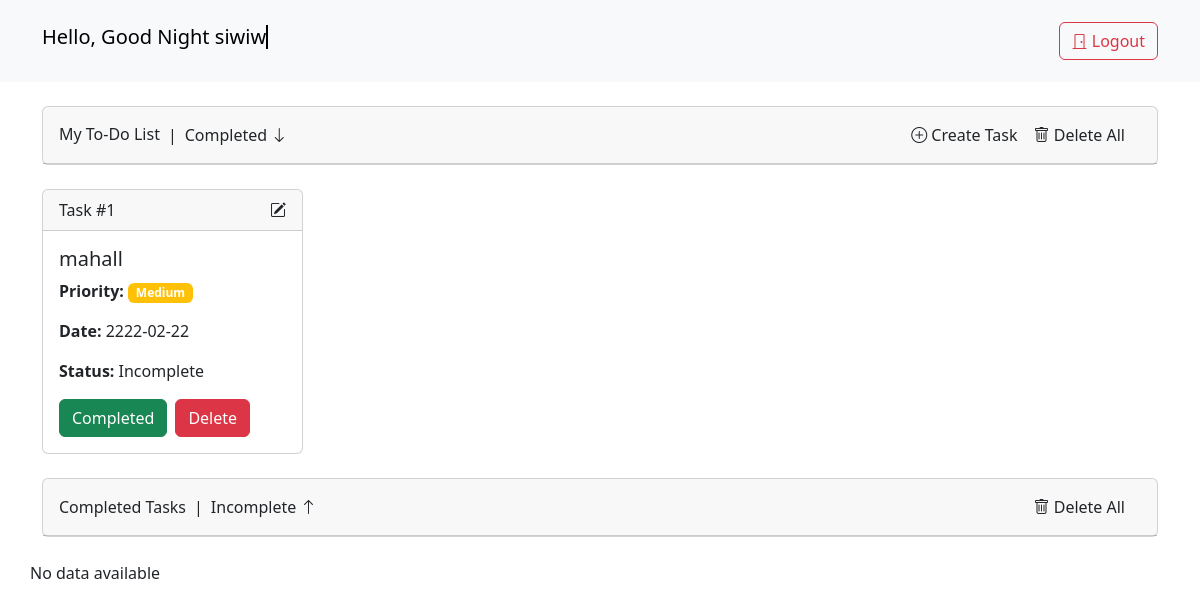
The page /index.php (signed in) on the database its author committed.
### tables this page shows
CREATE TABLE `tugas` (
  `tugasid` int(11) NOT NULL,
  `task` varchar(255) NOT NULL,
  `priority` enum('1','2','3') NOT NULL,
  `due_date` date NOT NULL,
  `status` tinyint(1) NOT NULL DEFAULT 0,
  `userid` int(11) NOT NULL
);

### index.php (the view, shortened to what this page needs)
<?php
$userid = $_SESSION['userid'];
include 'config/connect.php';
$hour = date('H');
if ($hour >= 5 && $hour < 12) {
    $greeting = "Good Morning ";
} elseif ($hour >= 12 && $hour < 15) {
    $greeting = "Good Afternoon ";
} elseif ($hour >= 15 && $hour < 18) {
    $greeting = "Good Evening ";
} else {
    $greeting = "Good Night ";
}
$result_pending = mysqli_query($koneksi, "SELECT * FROM tugas WHERE userid='$userid' AND status=0 ORDER BY due_date DESC, priority DESC");
$result_completed = mysqli_query($koneksi, "SELECT * FROM tugas WHERE userid='$userid' AND status=1 ORDER BY due_date DESC, priority DESC");
?>
<!DOCTYPE html>
<html lang="en">
<head>
    <link rel="stylesheet" type="text/css" href="assets/css/bootstrap.min.css">
    <link rel="stylesheet" href="https://cdn.jsdelivr.net/npm/bootstrap-icons@1.11.3/font/bootstrap-icons.min.css">
</head>
<body>
    <nav class="navbar navbar-expand-lg bg-body-tertiary">
        <div class="container">
            <a href="index.php" class="navbar-brand mt-1 mb-1 zoom-effect">
                <h5 class="mt-2 typing-animation">Hello, <?php echo $greeting;
                echo $_SESSION['username']; ?></h5>
            </a>
            <a href="#" class="btn btn-outline-danger mt-1 mb-1 zoom-effect" data-bs-toggle="modal"
                data-bs-target="#logoutModal">
                <i class="bi bi-door-closed"></i> Logout
            </a>
        </div>
    </nav>
    <div class="container mb-5 mt-4">
        <div class="card mt-2 mb-4 sticky-top" id="taskListCard">
            <div class="card-header d-flex justify-content-between align-items-center">
                <h6 class="mt-2">My To-Do List</h6>
                <div class="d-none d-md-flex">
                    <a href="#" class="nav-link btn-sm zoom-effect ms-2">
                        |
                    </a>
                    <a href="#" class="nav-link btn-sm zoom-effect ms-2" id="scrollToCompleted">
                        Completed <i class="bi bi-arrow-down"></i>
                    </a>
                </div>
                <div class="navbar-nav ms-auto d-none d-md-flex flex-row">
                    <a href="#" class="nav-link btn-sm zoom-effect me-3" data-bs-toggle="modal"
                        data-bs-target="#addTaskModal">
                        <i class="bi bi-plus-circle"></i> Create Task
                    </a>
                    <a href="?deleteallpending" class="nav-link btn-sm zoom-effect me-3" data-bs-toggle="modal"
                        data-bs-target="#confirmModalpending">
                        <i class="bi bi-trash"></i> Delete All
                    </a>
                </div>
            </div>
        </div>
        <div class="card-body">
            <div class="row">
                <?php
                if (mysqli_num_rows($result_pending) > 0) {
                    $no = 1;
                    while ($row = mysqli_fetch_assoc($result_pending)) { ?>
                        <div class="col-12 col-sm-6 col-md-4 col-lg-3 mb-3">
                            <div class="card h-100 zoom-effect clickable-card" data-bs-toggle="modal"
                                data-bs-target="#updateModal<?php echo $row['tugasid']; ?>">
                                <div class="card-header d-flex justify-content-between align-items-center">
                                    <span>Task #<?php echo $no++; ?></span>
                                    <i class="bi bi-pencil-square"></i>
                                </div>
                                <div class="card-body">
                                    <h5 class="card-title"><?php echo $row['task']; ?></h5>
                                    <p class="card-text">
                                        <strong>Priority: </strong>
                                        <span class="badge <?php
                                        if ($row['priority'] == 1) {
                                            echo 'bg-success';
                                        } else if ($row['priority'] == 2) {
                                            echo 'bg-warning';
                                        } else {
                                            echo 'bg-danger';
                                        }
                                        ?>">
                                            <?php
                                            if ($row['priority'] == 1) {
                                                echo "Low";
                                            } else if ($row['priority'] == 2) {
                                                echo "Medium";
                                            } else {
                                                echo "High";
                                            }
                                            ?>
                                        </span>
                                    </p>
                                    <p class="card-text"><strong>Date: </strong><?php echo $row['due_date']; ?></p>
                                    <p class="card-text"><strong>Status: </strong>
                                        <?php
                                        if ($row['status'] == 0) {
                                            echo "Incomplete";
                                        } else {
                                            echo "Completed";
                                        }
                                        ?>
                                    </p>
                                    <div class="d-flex">
                                        <?php if ($row['status'] == 0) { ?>
                                            <a href="?complete=<?php echo $row['tugasid']; ?>"
                                                class="btn btn-success me-2 zoom-effect">Completed</a>
                                        <?php } ?>
                                        <a href="?delete=<?php echo $row['tugasid']; ?>"
                                            class="btn btn-danger zoom-effect">Delete</a>
                                    </div>
                                </div>
                            </div>
                        </div>
                    </div>
                <?php } ?>
            <?php } else {
                    echo "No data available";
                } ?>
        </div>
        <div class="card mt-2 mb-4 sticky-top" id="completedTasksCard">
            <div class="card-header d-flex justify-content-between align-items-center">
                <h6 class="mt-2">Completed Tasks</h6>
                <div class="d-none d-md-flex">
                    <a href="#" class="nav-link btn-sm zoom-effect ms-2">
                        |
                    </a>
                    <a href="#" class="nav-link btn-sm zoom-effect ms-2" id="scrollToTop">
                        Incomplete <i class="bi bi-arrow-up"></i>
                    </a>
                </div>
                <div class="navbar-nav ms-auto d-none d-md-flex flex-row">
                    <a href="?deleteallpending" class="nav-link btn-sm zoom-effect me-3" data-bs-toggle="modal"
                        data-bs-target="#confirmModalcomplete">
                        <i class="bi bi-trash"></i> Delete All
                    </a>
            </div>
            </div>
        </div>
        <div class="row" id="completed-tasks">
            <?php
            if (mysqli_num_rows($result_completed) > 0) {
                while ($row = mysqli_fetch_assoc($result_completed)) { ?>
                    <div class="col-12 col-sm-6 col-md-4 col-lg-3 mb-3" id="task-<?php echo $row['tugasid']; ?>">
                        <div class="card h-100 zoom-effect clickable-card" data-bs-toggle="modal"
                            data-bs-target="#updateModal<?php echo $row['tugasid']; ?>">
                            <div class="card-header d-flex justify-content-between align-items-center">
                                <span>Completed Tasks</span>
                                <i class="bi bi-pencil-square"></i>
                            </div>
                            <div class="card-body">
                                <h5 class="card-title"><?php echo $row['task']; ?></h5>
                                <p class="card-text">
                                    <strong>Priority: </strong>
                                    <span class="badge <?php
                                    if ($row['priority'] == 1) {
                                        echo 'bg-success';
                                    } else if ($row['priority'] == 2) {
                                        echo 'bg-warning';
                                    } else {
                                        echo 'bg-danger';
                                    }
                                    ?>">
                                        <?php
                                        if ($row['priority'] == 1) {
                                            echo "Low";
                                        } else if ($row['priority'] == 2) {
                                            echo "Medium";
                                        } else {
                                            echo "High";
                                        }
                                        ?>
                                    </span>
                                </p>
                                <p class="card-text"><strong>Date: </strong><?php echo $row['due_date']; ?></p>
                                <p class="card-text"><strong>Status: </strong>
                                    <?php
                                    if ($row['status'] == 1) {
                                        echo "CompletedZ";
                                    } ?>
                                </p>
                                <div class="d-flex">
                                    <a href="?delete=<?php echo $row['tugasid']; ?>"
                                        class="btn btn-danger zoom-effect">Delete</a>
                                </div>
                            </div>
                        </div>
                    </div>
                    <div class="modal fade" id="updateModal<?php echo $row['tugasid']; ?>" tabindex="-1"
                        aria-labelledby="updateModalLabel<?php echo $row['tugasid']; ?>" aria-hidden="true">
                        <div class="modal-dialog">
                            <div class="modal-content">
                                <div class="modal-header">
                                    <h5 class="modal-title" id="updateModalLabel<?php echo $row['tugasid']; ?>">Update Tugas
                                    </h5>
                                    <button type="button" class="btn-close" data-bs-dismiss="modal" aria-label="Close"></button>
                                </div>
                                <div class="modal-body">
                                    <form action="" method="POST">
                                        <input type="hidden" name="tugasid" value="<?php echo $row['tugasid']; ?>">
                                        <div class="mb-3">
                                            <label for="task" class="form-label">Tugas</label>
                                            <input type="text" class="form-control" id="task" name="task"
                                                value="<?php echo $row['task']; ?>" required>
                                        </div>
                                        <div class="mb-3">
                                            <label for="priority" class="form-label">Priority</label>
                                            <select class="form-select" id="priority" name="priority" required>
                                                <option value="1" <?php if ($row['priority'] == 1)
                                                    echo 'selected'; ?>>Low
                                                </option>
                                                <option value="2" <?php if ($row['priority'] == 2)
                                                    echo 'selected'; ?>>Medium
                                                </option>
                                                <option value="3" <?php if ($row['priority'] == 3)
                                                    echo 'selected'; ?>>High
                                                </option>
                                            </select>
                                        </div>
                                        <div class="mb-3">
                                            <label for="due_date" class="form-label">Date</label>
                                            <input type="date" class="form-control" id="due_date" name="due_date"
                                                value="<?php echo $row['due_date']; ?>" required>
                                        </div>
                                        <div class="mb-3">
                                            <label for="status" class="form-label">Status</label>
                                            <select class="form-select" id="status" name="status" required>
                                                <option value="0" <?php if ($row['status'] == 0)
                                                    echo 'selected'; ?>>Incomplete
                                                </option>
                                                <option value="1" <?php if ($row['status'] == 1)
                                                    echo 'selected'; ?>>Completed
                                                </option>
                                            </select>
                                        </div>
                                        <div class="d-flex">
                                            <button type="submit" name="update"
                                                class="btn btn-primary me-2 zoom-effect">Update</button>
                                            <button type="button" class="btn btn-secondary zoom-effect"
                                                data-bs-dismiss="modal">Cancel</button>
                                    </form>
                                </div>
                            </div>
                        </div>
                    </div>
                </div>
            <?php }
            } else {
                echo "No data available";
            } ?>
    </div>
</body>
</html>

### index.php (style rules this page uses)
.typing-animation { display: inline-block; border-right: 2px solid black; white-space: nowrap; overflow: hidden; animation: typing 3.2s steps(30, end), blink-caret .75s step-end infinite; }
.zoom-effect { transition: transform 0.3s ease-in-out; }

### rows shown on the page
tugas: task "mahall", priority "Medium", due_date "2222-02-22", status "Incomplete"

### other values the page prints
$greeting "Good Night"
$_SESSION['username'] "siwiw"
